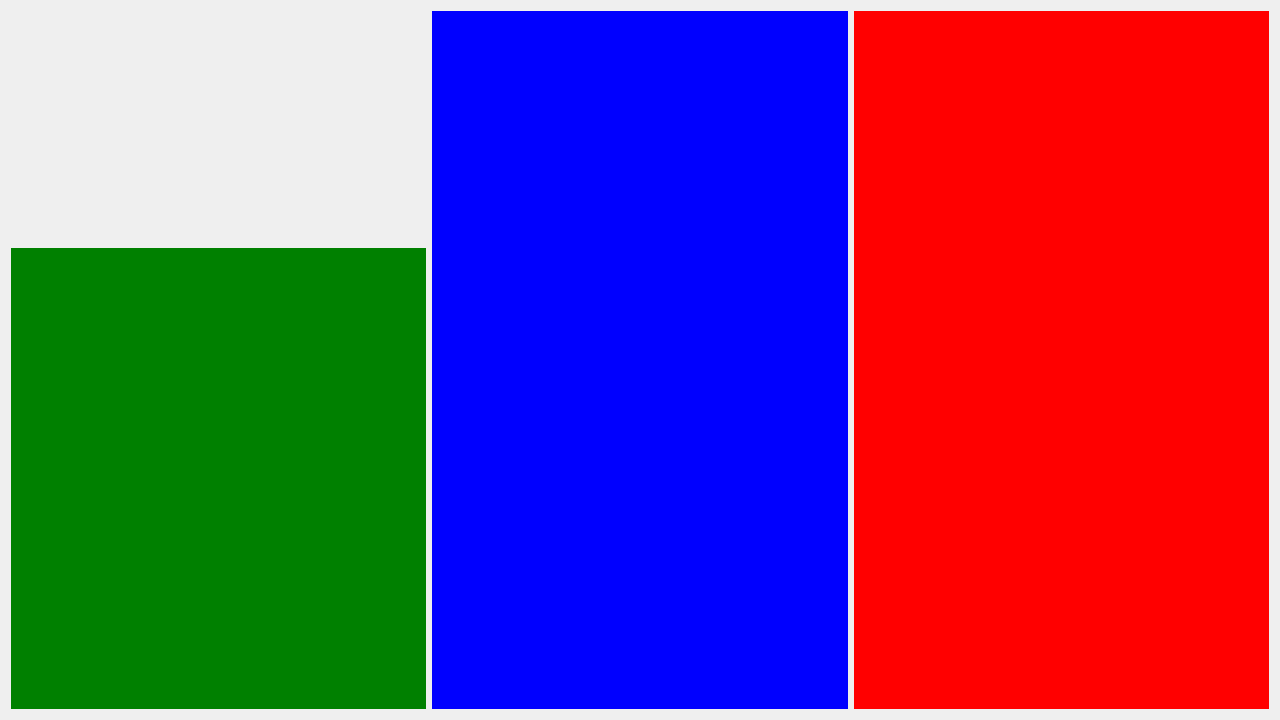
<?xml version="1.0" encoding="UTF-8"?>
<ui version="4.0">
 <class>Form</class>
 <widget class="QWidget" name="Form">
  <property name="geometry">
   <rect>
    <x>0</x>
    <y>0</y>
    <width>1280</width>
    <height>720</height>
   </rect>
  </property>
  <property name="windowTitle">
   <string>Form</string>
  </property>
  <layout class="QHBoxLayout" name="horizontalLayout_2">
   <item>
    <layout class="QVBoxLayout" name="verticalLayout_2" stretch="10,20">
     <item>
      <widget class="QWidget" name="widget_4" native="true"/>
     </item>
     <item>
      <widget class="QWidget" name="widget_3" native="true">
       <property name="maximumSize">
        <size>
         <width>9999</width>
         <height>9999</height>
        </size>
       </property>
       <property name="styleSheet">
        <string notr="true">background-color: green;</string>
       </property>
      </widget>
     </item>
    </layout>
   </item>
   <item>
    <widget class="QWidget" name="widget_2" native="true">
     <property name="styleSheet">
      <string notr="true">background-color: blue;</string>
     </property>
    </widget>
   </item>
   <item>
    <widget class="QWidget" name="widget" native="true">
     <property name="styleSheet">
      <string notr="true">background-color: red;</string>
     </property>
    </widget>
   </item>
  </layout>
 </widget>
 <resources/>
 <connections/>
</ui>
